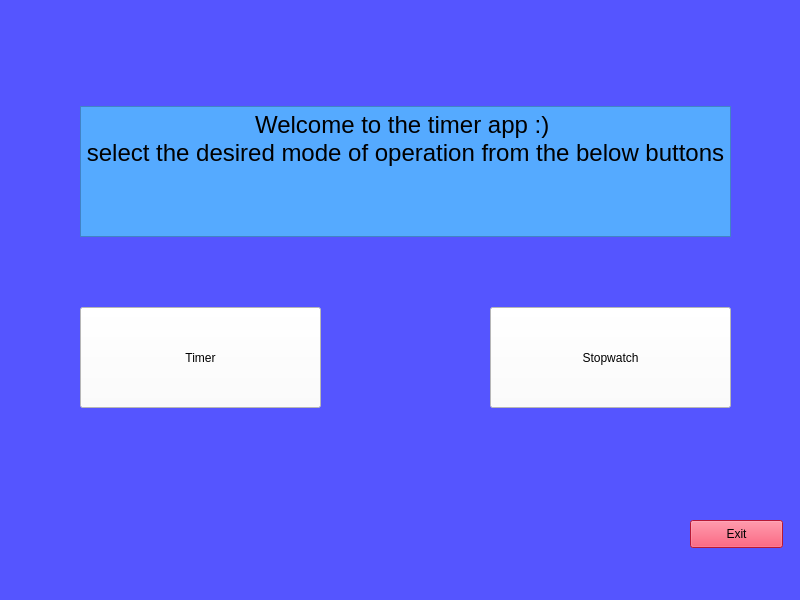
<?xml version="1.0" encoding="UTF-8"?>
<ui version="4.0">
 <class>MainWindow</class>
 <widget class="QMainWindow" name="MainWindow">
  <property name="geometry">
   <rect>
    <x>0</x>
    <y>0</y>
    <width>800</width>
    <height>600</height>
   </rect>
  </property>
  <property name="windowTitle">
   <string>MainWindow</string>
  </property>
  <property name="styleSheet">
   <string notr="true">background-color: rgb(85, 85, 255);
</string>
  </property>
  <widget class="QWidget" name="centralwidget">
   <widget class="QPushButton" name="Timer_btn">
    <property name="geometry">
     <rect>
      <x>80</x>
      <y>307</y>
      <width>241</width>
      <height>101</height>
     </rect>
    </property>
    <property name="styleSheet">
     <string notr="true">background-color: rgb(255, 255, 255);</string>
    </property>
    <property name="text">
     <string>Timer</string>
    </property>
   </widget>
   <widget class="QPushButton" name="exitMain">
    <property name="geometry">
     <rect>
      <x>690</x>
      <y>520</y>
      <width>93</width>
      <height>28</height>
     </rect>
    </property>
    <property name="styleSheet">
     <string notr="true">background-color: rgb(255, 35, 75);</string>
    </property>
    <property name="text">
     <string>Exit</string>
    </property>
   </widget>
   <widget class="QPushButton" name="Stopp_btn">
    <property name="geometry">
     <rect>
      <x>490</x>
      <y>307</y>
      <width>241</width>
      <height>101</height>
     </rect>
    </property>
    <property name="styleSheet">
     <string notr="true">background-color: rgb(255, 255, 255);</string>
    </property>
    <property name="text">
     <string>Stopwatch</string>
    </property>
   </widget>
   <widget class="QTextEdit" name="textEdit">
    <property name="geometry">
     <rect>
      <x>80</x>
      <y>106</y>
      <width>651</width>
      <height>131</height>
     </rect>
    </property>
    <property name="styleSheet">
     <string notr="true">background-color: rgb(85, 170, 255);</string>
    </property>
    <property name="html">
     <string>&lt;!DOCTYPE HTML PUBLIC &quot;-//W3C//DTD HTML 4.0//EN&quot; &quot;http://www.w3.org/TR/REC-html40/strict.dtd&quot;&gt;
&lt;html&gt;&lt;head&gt;&lt;meta name=&quot;qrichtext&quot; content=&quot;1&quot; /&gt;&lt;style type=&quot;text/css&quot;&gt;
p, li { white-space: pre-wrap; }
&lt;/style&gt;&lt;/head&gt;&lt;body style=&quot; font-family:'MS Shell Dlg 2'; font-size:7.8pt; font-weight:400; font-style:normal;&quot;&gt;
&lt;p align=&quot;center&quot; style=&quot; margin-top:0px; margin-bottom:0px; margin-left:0px; margin-right:0px; -qt-block-indent:0; text-indent:0px;&quot;&gt;&lt;span style=&quot; font-size:18pt;&quot;&gt;Welcome to the timer app :) &lt;/span&gt;&lt;/p&gt;
&lt;p align=&quot;center&quot; style=&quot; margin-top:0px; margin-bottom:0px; margin-left:0px; margin-right:0px; -qt-block-indent:0; text-indent:0px;&quot;&gt;&lt;span style=&quot; font-size:18pt;&quot;&gt;select the desired mode of operation from the below buttons&lt;/span&gt;&lt;/p&gt;&lt;/body&gt;&lt;/html&gt;</string>
    </property>
   </widget>
  </widget>
  <widget class="QMenuBar" name="menubar">
   <property name="geometry">
    <rect>
     <x>0</x>
     <y>0</y>
     <width>800</width>
     <height>26</height>
    </rect>
   </property>
  </widget>
  <widget class="QStatusBar" name="statusbar"/>
 </widget>
 <resources/>
 <connections/>
</ui>
